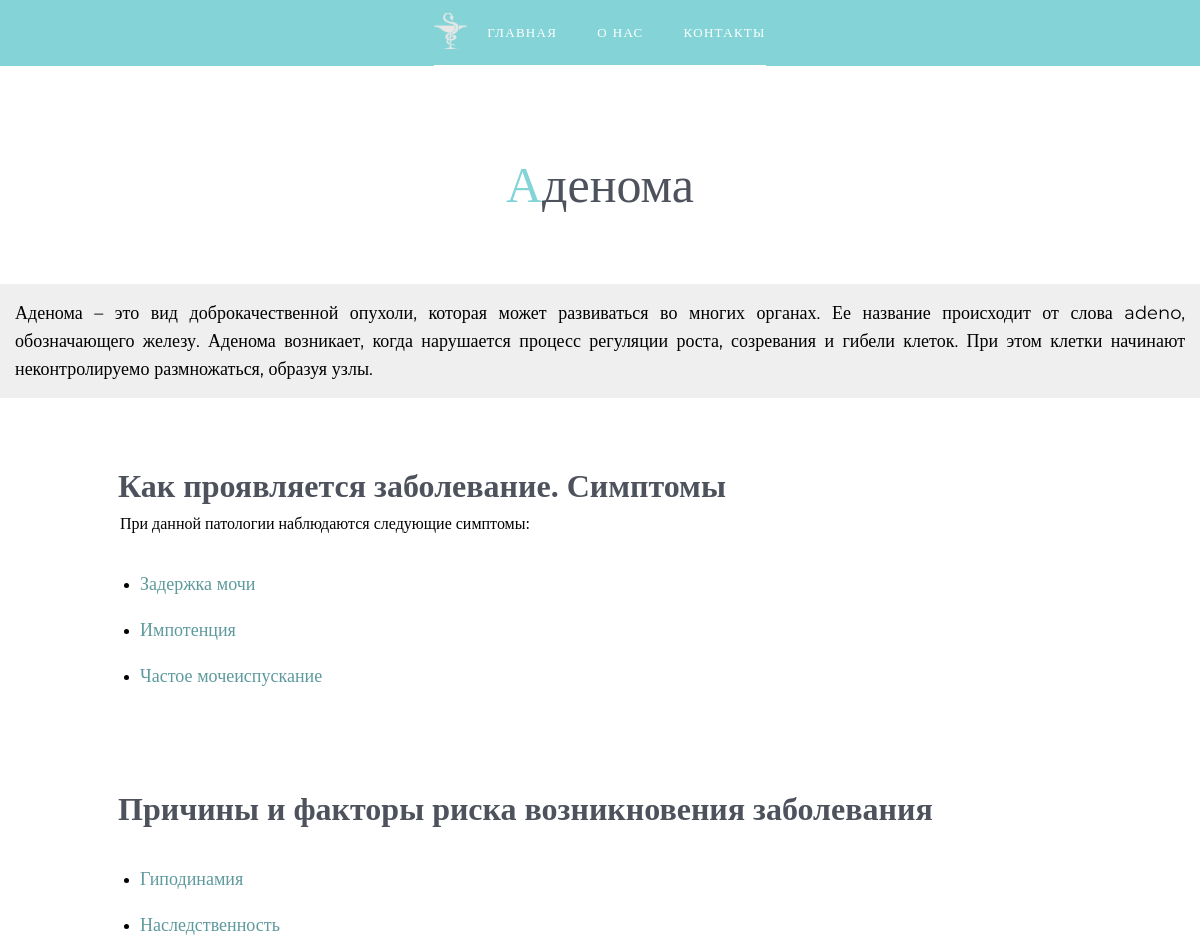
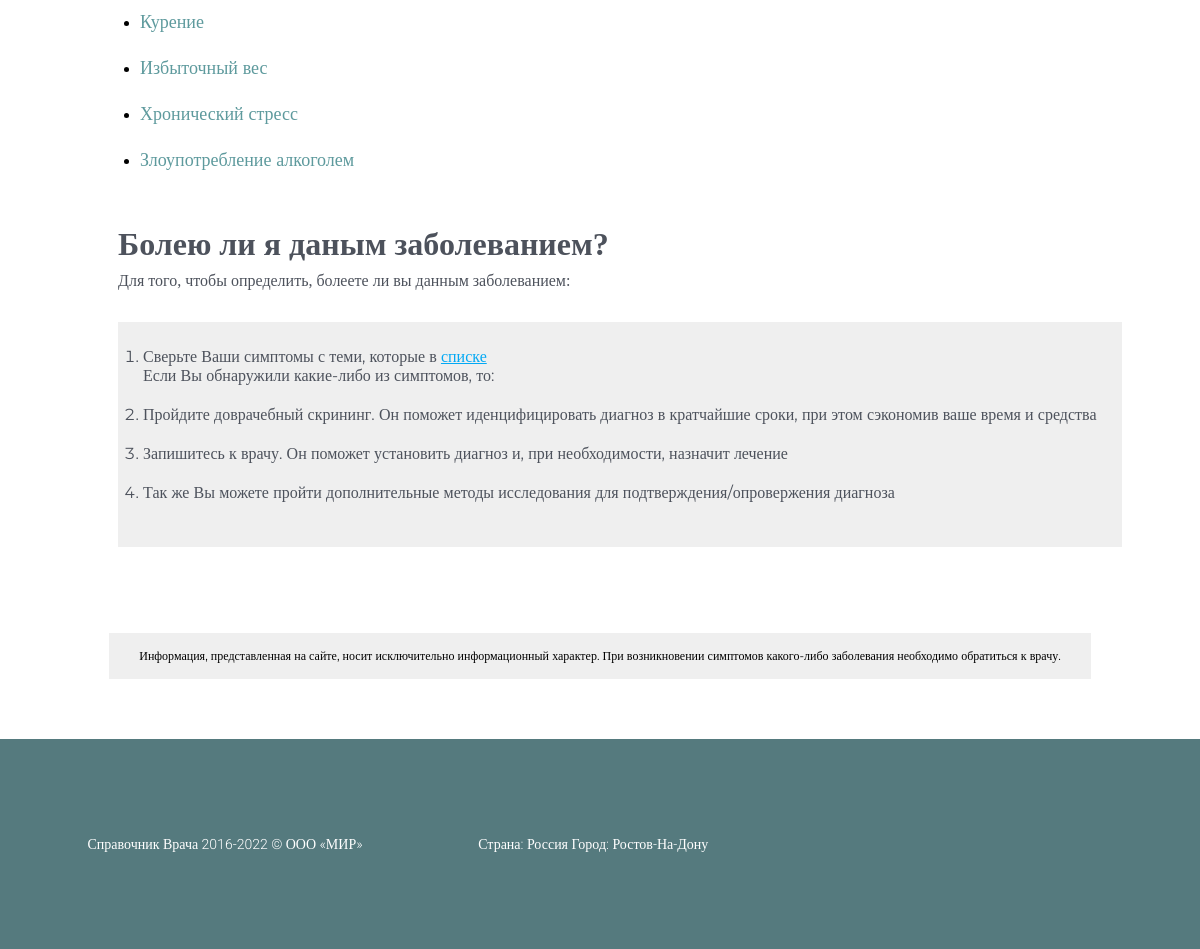
The page /disease/37/ on the database its author committed (2 pictures, top to bottom).
### main/models.py (models this page shows, shortened)
class Diseases(models.Model):
    title = models.CharField('Название', max_length=50)
    info = models.TextField('Описание')
    symptoms = models.ManyToManyField(Symptoms, verbose_name='Симптомы', related_name='diseases', blank=True)
    causes = models.ManyToManyField(Causes, verbose_name='Причины болезни', blank=True)
    class Meta:
        ordering = ['title']
        verbose_name = 'болезнь'
        verbose_name_plural = 'болезни'

class Symptoms(models.Model):
    title = models.CharField('Название', max_length=50)
    info = models.TextField('Описание')
    class Meta:
        verbose_name = 'симптом'
        verbose_name_plural = 'симптомы'

class Causes(models.Model):
    title = models.CharField('Название', max_length=50)
    class Meta:
        verbose_name = 'Причина болезни'
        verbose_name_plural = 'Причины болезней'

### main/views.py (the view)
# urls.py: path('disease/<int:disease_id>/', views.DiseaseDetailView.as_view(), name='disease_detail'),
class DiseaseDetailView(View):
    def get(self, *args, **kwargs):
        disease = Diseases.objects.filter(id=kwargs.get('disease_id')).first()
        if not disease:
            return HttpResponse('''
                        <h1>Страница не найдена</h1>
                    ''')
        context = {"disease": disease, 'symptoms': disease.symptoms.all(), 'causes': disease.causes.all()}
        return render(self.request, 'main/disease_detail.html', context=context)

### main/templates/main/disease_detail.html (shortened to what this page needs)
{% extends "main/base.html" %}
{% load static %}
{% block content %}
        <header class="intro">
           <section class="header__container">
            <div class="intro-top__container">
                <div class="intro__container">
                      <div class="intro__top">
                          <div class="intro__left" >
                            <a href="{% url 'home' %}"><img class="intro__icon-left" src="{% static 'img/logotip.svg' %}" alt=""></a>
                            <a href="{% url 'home' %}" class="intro__shref" >Главная</a>
                          </div>
                      <nav>
                        <div class="intro__right-row">
                          <a class="intro__shref"  href="{% url 'home' %}">О нас</a>
                          <a class="intro__shref"  href="{% url 'home' %}">Контакты</a>
                        </div>
                      </nav>
                  </div>
                </div>
          </div>
           </section>
        </header>
<div class="detail">
    <div class="detail__title">
        {{ disease.title }}
    </div>
    <div class="detail__info">
        {{ disease.info }}
    </div>
</div>
<div class="list__dtl">
<div class="disease__title">
    <h1>    Как проявляется заболевание. Симптомы     </h1>
</div>
<p class="disease__description">При данной патологии наблюдаются следующие симптомы:</p>
</div>
{% for symptom in symptoms %}
<ul class="detail__ul">
    <li><a class="detail__list" href="{% url 'symptom_detail' symptom.id %}">{{ symptom.title }}</a></li>
</ul>
<br>
{% endfor %}
<div class="disease__title">
    <h1 class="title__dis">   Причины и факторы риска возникновения заболевания   </h1>
</div>
{% for cause in causes %}
<ul class="detail__ul">
    <li><a class="detail__list" >{{ cause.title }}</a></li>
</ul>
<br>
{% endfor %}
<div class="match__content">
    <div class="wiki__match">
        <h1 class="match__title">Болею ли я даным заболеванием?</h1>
        <p class="match__description">Для того, чтобы определить, болеете ли вы данным заболеванием:</p>
    </div>
    <ol class="match__list">
        <li class="match__li">Сверьте Ваши симптомы с теми, которые в <a class="spisok" href="{% url 'symptoms' %}"> списке </a> <br>Если Вы обнаружили какие-либо из симптомов, то:</li>
        <li class="match__li">Пройдите доврачебный скрининг. Он поможет иденцифицировать диагноз в кратчайшие сроки, при этом сэкономив ваше время и средства</li>
        <li class="match__li">Запишитесь к врачу. Он поможет установить диагноз и, при необходимости, назначит лечение</li>
        <li class="match__li">Так же Вы можете пройти дополнительные методы исследования для подтверждения/опровержения диагноза</li>
    </ol>
</div>
{% endblock content %}

### static/css_styles/style.css (style rules this page uses)
html { scroll-behavior: smooth; }
body { margin: 0% auto; padding: 0%; }
a { color: #fff }
img.intro__icon-left { transition: .3s; }
.intro__left { display: flex; flex-direction: row; align-items: center; }
.header__container { display: flex; justify-content: center; }
.intro { background-color: #84d4d7; background-size: cover; background-repeat: no-repeat; justify-content: center; color: #fff; }
.intro-top__container { display: flex; justify-content: center; }
.intro__container { display: flex; justify-content: center; }
.intro__top { display: flex; border-bottom: 1px solid #fff; justify-content: space-between; }
.intro__right-row { display: flex; margin-right: -20px; }
.intro__shref { display: flex; font-family: 'Inter'; font-size: 13px; line-height: 5px; letter-spacing: 0.1em; text-transform: uppercase; }
.intro__shref { justify-content: flex-end; padding-top: 30px; padding-bottom: 30px; font-style: normal; font-weight: 300; align-items: center; text-align: center; transition: .3s; text-decoration: none; color: #fff; margin: 0px 20px; }

### static/css_styles/detail.css (style rules this page uses)
.detail__title { margin-top: 90px; text-align: left; font-size: 50px; color: #4d525c; margin-bottom: 70px; }
.detail__title:first-letter { color: #83d4d6; }
.detail__info { background: #efefef; line-height: 28px; font-family: montserrat; text-align: justify; max-width: 1200px; font-size: 18px; padding: 15px; }
.disease__description { margin-bottom: 50px; margin-top: -40px; margin-left: 120px; }
.match__content { color: #4d525c; margin-bottom: 70px; display: flex; flex-direction: column; align-content: space-between; align-items: flex-start; margin-left: 118px; }
.match__title { margin-bottom: -7px; }
li.match__li { margin-bottom: 20px; }
ol.match__list { background: #efefef; padding: 25px; font-family: montserrat; }
.detail { display: flex; flex-direction: column; align-items: center; }
.disease__title { margin-bottom: 50px; margin-top: 70px; font-size: 16px; color: #4d525c; margin-left: 118px; }
a.detail__list { color: #5e9a9d; text-decoration: none; font-size: 18px; font-family: 'Montserrat', 'Inter'; transition: .2s; }
ul.detail__ul { margin-left: 100px; margin-top: -10px; }
a.spisok { color: #03a9f4; }

### rows shown on the page
Diseases: title "Аденома", info "Аденома – это вид доброкачественной опухоли, которая может развиваться во многих органах. Ее название происходит от слова adeno, обозначающего железу. Аденома возникает, когда нарушается процесс регуляции роста, созревания и гибели клеток. При этом клетки начинают неконтролируемо размножаться, образуя узлы."
Symptoms: title "Задержка мочи"
Symptoms: title "Импотенция"
Symptoms: title "Частое мочеиспускание"
Causes: title "Гиподинамия"
Causes: title "Наследственность"
Causes: title "Курение"
Causes: title "Избыточный вес"
Causes: title "Хронический стресс"
Causes: title "Злоупотребление алкоголем"
